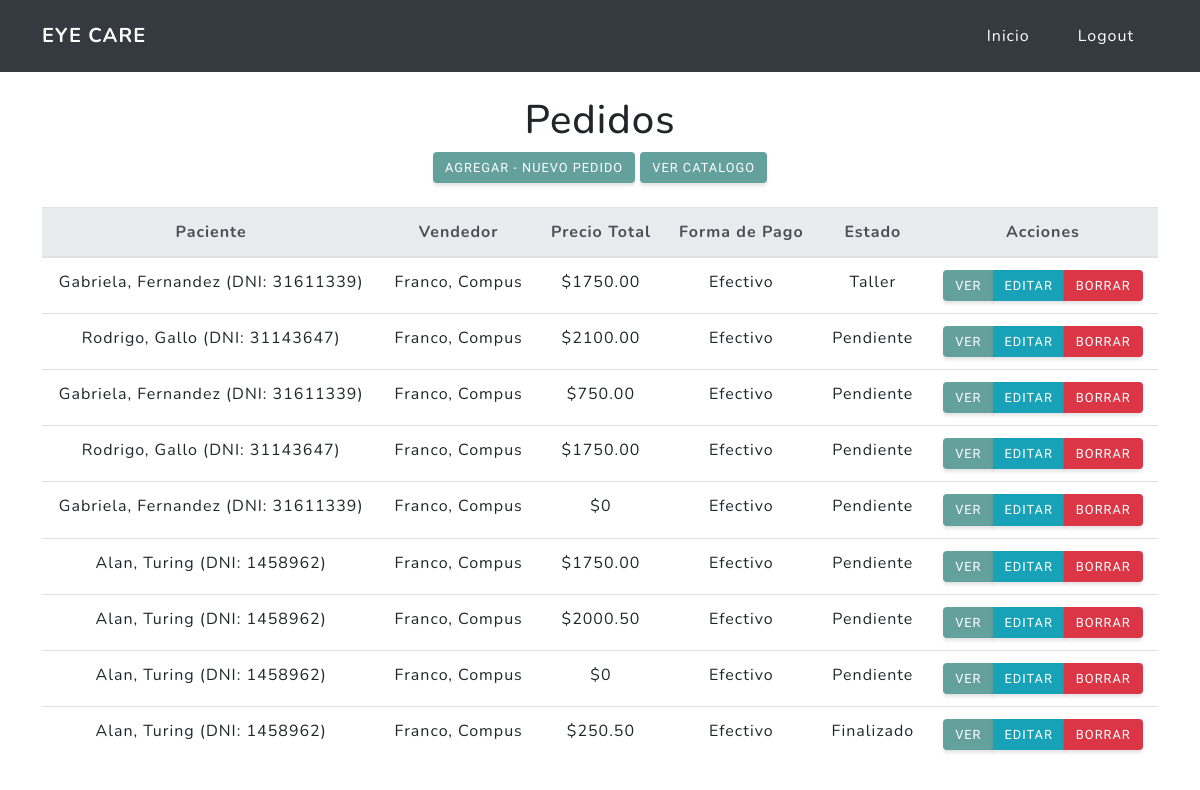
The app's page /vendedor/pedidos/ (signed in) with its own data.
### orders/models.py (models this page shows, shortened)
class Order(models.Model):
    products = models.ManyToManyField(Product,
                                      verbose_name="Productos",
                                      related_name="Productos",
                                      blank=False,
                                      null=False)
    patient = models.ForeignKey(Patient,
                                on_delete=models.CASCADE,
                                verbose_name="Paciente")
    seller = models.ForeignKey(settings.AUTH_USER_MODEL,
                               on_delete=models.CASCADE,
                               limit_choices_to=Q(groups__name='Vendedor'),
                               related_name="Vendedor",
                               verbose_name="Vendedor")
    date = models.DateTimeField(default=timezone.now,
                                verbose_name="Fecha",
                                validators=[MinValueValidator(limit_value=timezone.now, message='Ingrese una fecha '
                                                                                                'y/u horario '
                                                                                                'posterior.')])
    STATUS = (
        ('PED', 'Pedido'),
        ('TAL', 'Taller'),
        ('PEN', 'Pendiente'),
        ('FIN', 'Finalizado'),
    )
    status = models.CharField(max_length=3,
                              choices=STATUS,
                              default='PEN')
    METHODS = (
        ('CRED', 'Tarjeta de Credito'),
        ('DBTO', 'Tarjeta de Debito'),
        ('VIRT', 'Billetera Virtual'),
        ('EFEC', 'Efectivo')
    )
    payment_method = models.CharField(verbose_name="Metodo de Pago",
                                      max_length=4,
                                      choices=METHODS,
                                      default='EFEC')
    class Meta:
        verbose_name = "Pedido"
        verbose_name_plural = "Pedidos"
    @property
    def total_price(self):
        total = 0
        for productPrice in self.products.all():
            total += productPrice.price
        return total

class Product(models.Model):
    name = models.CharField(max_length=64,
                            verbose_name="Nombre")
    price = models.DecimalField(max_digits=32,
                                decimal_places=2,
                                verbose_name="Precio")
    is_glass = models.BooleanField(verbose_name="Lente", default=False)
    POS = (
        ('IZQ', 'Izquierda'),
        ('DER', 'Derecha'),
    )
    position = models.CharField(verbose_name="Posición",
                                max_length=3,
                                choices=POS,
                                blank=True,
                                null=True)
    TYPE = (
        ('LEJ', 'Lejos'),
        ('CER', 'Cerca'),
    )
    type = models.CharField(verbose_name="Tipo",
                            max_length=3,
                            choices=TYPE,
                            blank=True,
                            null=True)
    frame = models.BooleanField(verbose_name="Armazon",
                                blank=True,
                                null=True)
    class Meta:
        verbose_name = "Producto"
        verbose_name_plural = "Productos"

### patient/models.py (models this page shows)
class Patient(models.Model):
    document_id = models.IntegerField(primary_key=True,
                                      unique=True,
                                      verbose_name="DNI")
    first_name = models.CharField(max_length=64,
                                  verbose_name="Nombre")
    last_name = models.CharField(max_length=64,
                                 verbose_name="Apellido")
    medical_history = models.TextField(max_length=256,
                                       verbose_name="Historia Medica")
    class Meta:
        verbose_name = "Paciente"
        verbose_name_plural = "Pacientes"
    def __str__(self):
        return f"{self.first_name}, {self.last_name} (DNI: {self.document_id})"

### orders/views.py (the view)
# urls.py: url(r'^vendedor/pedidos/$', group_required('Vendedor')(OrderList.as_view()), name='list'),
class OrderList(ListView):
    model = Order
    def get_queryset(self):
        return Order.objects.filter(seller=self.request.user)

### appointments/models.py (called while the page is built)
def get_name(self):
    return f"{self.first_name}, {self.last_name}"

### orders/templates/orders/order_list.html (shortened to what this page needs)
{% extends "index/base.html" %}
{% block navbar %} {% include "index/logout.html" %}{% endblock %}
{% block content %}
<div class="container mt-4 text-center">
    <h1>Pedidos</h1>
    <a href="{% url 'orders:new'%}" class="btn btn-primary">Agregar - Nuevo Pedido</a>
    <a href="{% url 'orders:catalog'%}" class="btn btn-primary">Ver Catalogo</a>
    <table class="table mt-4">
        <tr>
            <thead class="thead-light">
            <tr>
                <th scope="col">Paciente</th>
                <th scope="col">Vendedor</th>
                <th scope="col">Precio Total</th>
                <th scope="col">Forma de Pago</th>
                <th scope="col">Estado</th>
                <th scope="col">Acciones</th>
            </tr>
            </thead>
            <tbody>
            {% for order in object_list %}
            <tr>
                <td>{{order.patient}}</td>
                <td>{{order.seller}}</td>
                <td>${{order.total_price}}</td>
                <td>{{order.get_payment_method_display}}</td>
                <td>{{order.get_status_display}}</td>
                <td>
                    <div class="btn-group flex-wrap" role="group">
                        <a href="{% url 'orders:detail' order.id %}" class="btn btn-primary">Ver</a>
                        <a href="{% url 'orders:edit' order.id %}" class="btn btn-info">Editar</a>
                        <a href="{% url 'orders:delete' order.id %}" class="btn btn-danger">Borrar</a>
                    </div>
                </td>
            </tr>
            {% endfor %}
            </tbody>
        </tr>
    </table>
</div>
{% endblock %}

### records on screen
Order: patient "Gabriela, Fernandez (DNI: 31611339)", seller "Franco, Compus", total_price "1750.00", payment_method "Efectivo", status "Taller"
Order: patient "Rodrigo, Gallo (DNI: 31143647)", seller "Franco, Compus", total_price "2100.00", payment_method "Efectivo", status "Pendiente"
Order: patient "Gabriela, Fernandez (DNI: 31611339)", seller "Franco, Compus", total_price "750.00", payment_method "Efectivo", status "Pendiente"
Order: patient "Rodrigo, Gallo (DNI: 31143647)", seller "Franco, Compus", total_price "1750.00", payment_method "Efectivo", status "Pendiente"
Order: patient "Gabriela, Fernandez (DNI: 31611339)", seller "Franco, Compus", total_price "0", payment_method "Efectivo", status "Pendiente"
Order: patient "Alan, Turing (DNI: 1458962)", seller "Franco, Compus", total_price "1750.00", payment_method "Efectivo", status "Pendiente"
Order: patient "Alan, Turing (DNI: 1458962)", seller "Franco, Compus", total_price "2000.50", payment_method "Efectivo", status "Pendiente"
Order: patient "Alan, Turing (DNI: 1458962)", seller "Franco, Compus", total_price "0", payment_method "Efectivo", status "Pendiente"
Order: patient "Alan, Turing (DNI: 1458962)", seller "Franco, Compus", total_price "250.50", payment_method "Efectivo", status "Finalizado"
